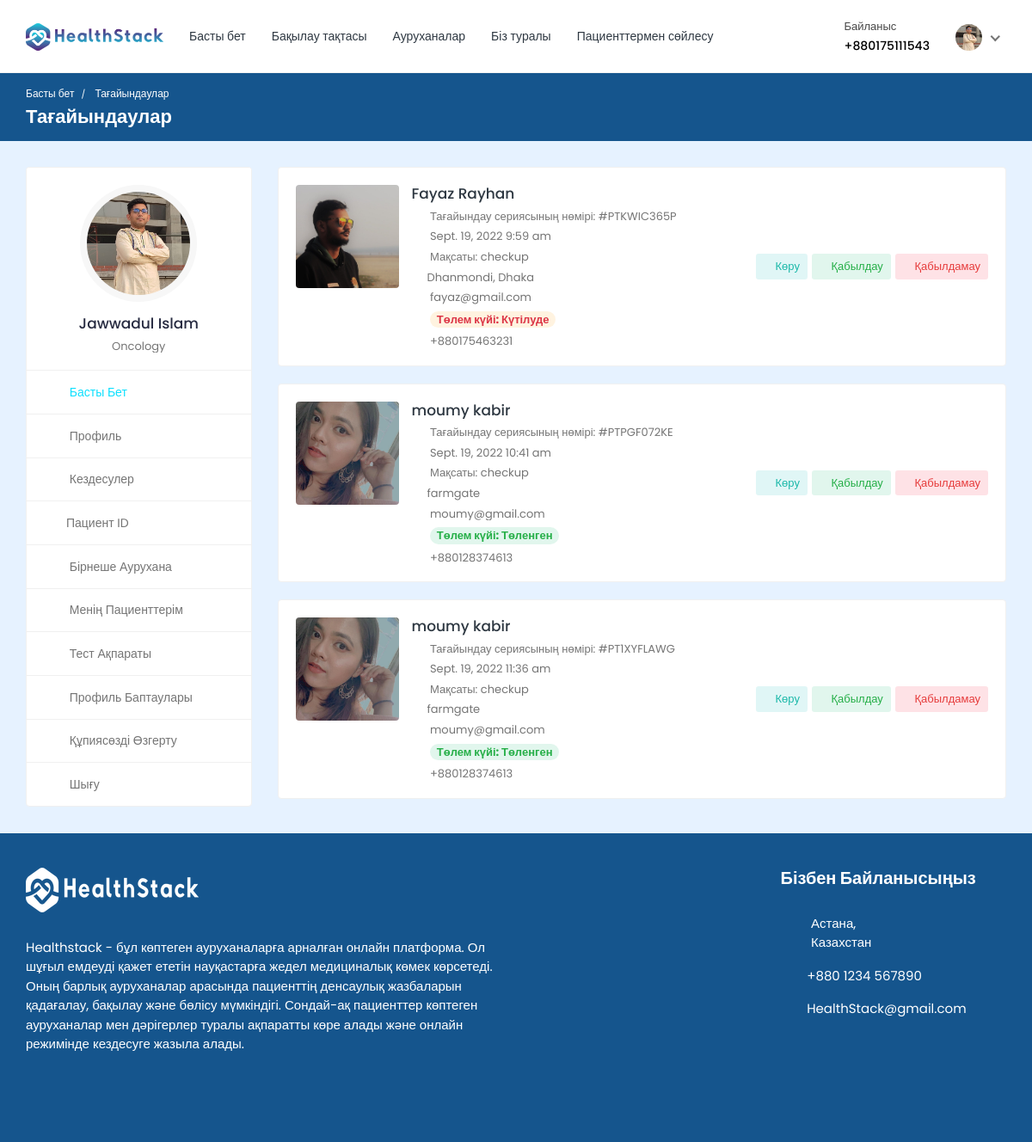
The app's page /doctor/appointments/ (signed in) with its own data.
### doctor/models.py (models this page shows, shortened)
class Doctor_Information(models.Model):
    DOCTOR_TYPE = (
        ('Cardiologists', 'Cardiologists'),
        ('Neurologists', 'Neurologists'),
        ('Pediatricians', 'Pediatricians'),
        ('Physiatrists', 'Physiatrists'),
        ('Dermatologists', 'Dermatologists'),
    )
    doctor_id = models.AutoField(primary_key=True)
    user = models.OneToOneField(User, on_delete=models.CASCADE, null=True, blank=True, related_name='profile')
    name = models.CharField(max_length=200, null=True, blank=True)
    username = models.CharField(max_length=200, null=True, blank=True)
    gender = models.CharField(max_length=200, null=True, blank=True)
    description = models.TextField(max_length=1000, null=True, blank=True)
    department = models.CharField(max_length=200, choices=DOCTOR_TYPE, null=True, blank=True)
    department_name = models.ForeignKey(hospital_department, on_delete=models.SET_NULL, null=True, blank=True)
    specialization = models.ForeignKey(specialization, on_delete=models.SET_NULL, null=True, blank=True)
    featured_image = models.ImageField(upload_to='doctors/', default='doctors/user-default.png', null=True, blank=True)
    certificate_image = models.ImageField(upload_to='doctors_certificate/', default='doctors_certificate/default.png', null=True, blank=True)
    email = models.EmailField(max_length=200, null=True, blank=True)
    phone_number = models.CharField(max_length=200, null=True, blank=True)
    nid = models.CharField(max_length=200, null=True, blank=True)
    visiting_hour = models.CharField(max_length=200, null=True, blank=True)
    consultation_fee = models.IntegerField(null=True, blank=True)
    report_fee = models.IntegerField(null=True, blank=True)
    dob = models.CharField(max_length=200, null=True, blank=True)
    institute = models.CharField(max_length=200, null=True, blank=True)
    degree = models.CharField(max_length=200, null=True, blank=True)
    completion_year = models.CharField(max_length=200, null=True, blank=True)
    work_place = models.CharField(max_length=200, null=True, blank=True)
    designation = models.CharField(max_length=200, null=True, blank=True)
    start_year = models.CharField(max_length=200, null=True, blank=True)
    end_year = models.CharField(max_length=200, null=True, blank=True)
    register_status =  models.CharField(max_length=200, null=True, blank=True)
    hospital_name = models.ForeignKey(Hospital_Information, on_delete=models.SET_NULL, null=True, blank=True)

class Appointment(models.Model):
    APPOINTMENT_TYPE = (
        ('report', 'report'),
        ('checkup', 'checkup'),
    )
    APPOINTMENT_STATUS = (
        ('pending', 'pending'),
        ('confirmed', 'confirmed'),
        ('cancelled', 'cancelled'),
    )
    id = models.AutoField(primary_key=True)
    date = models.DateField(null=True, blank=True)
    time = models.CharField(max_length=200, null=True, blank=True)
    doctor = models.ForeignKey(Doctor_Information, on_delete=models.CASCADE, null=True, blank=True)
    patient = models.ForeignKey(Patient, on_delete=models.CASCADE, null=True, blank=True)
    appointment_type = models.CharField(max_length=200, choices=APPOINTMENT_TYPE)
    appointment_status = models.CharField(max_length=200, choices=APPOINTMENT_STATUS)
    serial_number = models.CharField(max_length=200, null=True, blank=True)
    payment_status = models.CharField(max_length=200, null=True, blank=True, default='pending')
    transaction_id = models.CharField(max_length=255, null=True, blank=True)
    message = models.CharField(max_length=255, null=True, blank=True)

### hospital_admin/models.py (models this page shows, shortened)
class specialization(models.Model):
    specialization_id = models.AutoField(primary_key=True)
    specialization_name = models.CharField(max_length=200, null=True, blank=True)
    hospital = models.ForeignKey(Hospital_Information, on_delete=models.CASCADE, null=True, blank=True)

### hospital/models.py (models this page shows, shortened)
class Patient(models.Model):
    patient_id = models.AutoField(primary_key=True)
    user = models.OneToOneField(User, on_delete=models.CASCADE, null=True, blank=True, related_name='patient')
    name = models.CharField(max_length=200, null=True, blank=True)
    username = models.CharField(max_length=200, null=True, blank=True)
    age = models.IntegerField(null=True, blank=True)
    email = models.EmailField(max_length=200, null=True, blank=True)
    phone_number = models.IntegerField(null=True, blank=True)
    address = models.CharField(max_length=200, null=True, blank=True)
    featured_image = models.ImageField(upload_to='patients/', default='patients/user-default.png', null=True, blank=True)
    blood_group = models.CharField(max_length=200, null=True, blank=True)
    history = models.CharField(max_length=200, null=True, blank=True)
    dob = models.CharField(max_length=200, null=True, blank=True)
    nid = models.CharField(max_length=200, null=True, blank=True)
    serial_number = models.CharField(max_length=200, null=True, blank=True)
    login_status = models.CharField(max_length=200, null=True, blank=True, default="offline")

### doctor/views.py (the view)
# urls.py: path('appointments/',views.appointments, name='appointments'),
@csrf_exempt
@login_required(login_url="doctor-login")
def appointments(request):
    doctor = Doctor_Information.objects.get(user=request.user)
    appointments = Appointment.objects.filter(doctor=doctor).filter(appointment_status='pending').order_by('date')
    context = {'doctor': doctor, 'appointments': appointments}
    return render(request, 'appointments.html', context)

### templates/appointments.html (shortened to what this page needs)
{% load static %}
<!DOCTYPE html>
<html lang="kk">
  <head>
    <link
      rel="stylesheet"
      href="{% static 'HealthStack-System/css/Normal/bootstrap.min.css' %}"
    />
    <link
      rel="stylesheet"
      href="{% static 'HealthStack-System/plugins/Normal/fontawesome/css/fontawesome.min.css' %}"
    />
    <link
      rel="stylesheet"
      href="{% static 'HealthStack-System/plugins/Normal/fontawesome/css/all.min.css' %}"
    />
    <link
      rel="stylesheet"
      href="{% static 'HealthStack-System/css/Normal/style.css' %}"
    />
  </head>
  <body>
    <div class="main-wrapper">
      <header class="header">{% include 'doctor-navbar.html' %}</header>
      <div class="breadcrumb-bar">
        <div class="container-fluid">
          <div class="row align-items-center">
            <div class="col-md-12 col-12">
              <nav aria-label="breadcrumb" class="page-breadcrumb">
                <ol class="breadcrumb">
                  <li class="breadcrumb-item">
                    <a href="index-2.html">Басты бет</a>
                  </li>
                  <li class="breadcrumb-item active" aria-current="page">
                    Тағайындаулар
                  </li>
                </ol>
              </nav>
              <h2 class="breadcrumb-title">Тағайындаулар</h2>
            </div>
          </div>
        </div>
      </div>
      <div class="content">
        <div class="container-fluid">
          <div class="row">
            <div class="col-md-5 col-lg-4 col-xl-3 theiaStickySidebar">
              <div>{% include 'doctor-sidebar.html' %}</div>
            </div>
            <div class="col-md-7 col-lg-8 col-xl-9">
              <div class="appointments">
                {% for app in appointments %}
                <div class="appointment-list">
                  <div class="profile-info-widget">
                    <a href="patient-profile.html" class="booking-doc-img">
                      <img
                        src="{{app.patient.featured_image.url}}"
                        alt="Пайдаланушының суреті"
                      />
                    </a>
                    <div class="profile-det-info">
                      <h3><a href="{%url 'patient-profile' pk=app.patient.patient_id%}">{{app.patient.name}}</a></h3>
                      <div class="patient-details">
                        <h5>
                          <i class="fas fa-file"></i> Тағайындау сериясының нөмірі: #PT{{app.serial_number}}
                        </h5>
                        <h5>
                          <i class="far fa-clock"></i> {{app.date}} {{app.time}}
                        </h5>
                        <h5>
                          <i class="fas fa-briefcase-medical"></i> Мақсаты: {{app.appointment_type}}
                        </h5>
                        <h5>
                          <i class="fas fa-map-marker-alt"></i>{{app.patient.address}}
                        </h5>
                        <h5>
                          <i class="fas fa-envelope"></i> {{app.patient.email}}
                        </h5>
                        <h5>
                          {% if app.payment_status == 'pending' %}
                          <i class="fas fa-money-check-alt"></i> <span class="badge badge-pill bg-warning-light">Төлем күйі: Күтілуде</span>
                          {% endif %}
                          {% if app.payment_status == 'VALID' %}
                          <i class="fas fa-money-check-alt"></i> <span class="badge badge-pill bg-success-light">Төлем күйі: Төленген</span>
                          {% endif %}
                        </h5>
                        <h5 class="mb-0">
                          <i class="fas fa-phone"></i> +880{{app.patient.phone_number}}
                        </h5>
                      </div>
                    </div>
                  </div>
                  <div class="appointment-action">
                    <a href="#" class="btn btn-sm bg-info-light" data-toggle="modal" data-target="#appt_details"><i class="far fa-eye"></i> Көру</a>
                    <a href="{% url 'accept-appointment' pk=app.id %}" onclick="return confirm('Тағайындауды қабылдау?');" class="btn btn-sm bg-success-light"><i class="fas fa-check"></i> Қабылдау</a>
                    <a href="{% url 'reject-appointment' pk=app.id %}" onclick="return confirm('Тағайындауды қабылдамау?');" class="btn btn-sm bg-danger-light"><i class="fas fa-times"></i> Қабылдамау</a>
                  </div>
                </div>
                {% endfor %}
              </div>
            </div>
          </div>
        </div>
      </div>
      {% include 'footer.html' %}
    </div>
  </body>
</html>

### templates/doctor-navbar.html (shortened to what this page needs)
{% load static %}
<nav class="navbar navbar-expand-lg header-nav">
  <div class="navbar-header">
    <a href="{% url 'hospital_home'%}" class="navbar-brand logo">
      <img
        src="{% static 'HealthStack-System/images/Normal/logo.jpg' %}"
        class="img-fluid"
        alt="Логотип"
      />
    </a>
  </div>
  <div class="main-menu-wrapper">
    <ul class="main-nav">
      <li>
        <a href="{% url 'hospital_home'%}">Басты бет</a>
      </li>
      <li>
        <a href="{% url 'doctor-dashboard'%}">Бақылау тақтасы</a>
      </li>
      <li><a href="{% url 'multiple-hospital' %}" style="text-decoration: none;">Ауруханалар</a></li>
      <li>
        <a href="{% url 'about-us'%}">Біз туралы</a>
      </li>
      <li>
        <a href="{% url 'chat-home' pk=user.id %}">Пациенттермен сөйлесу</a>
      </li>
    </ul>
  </div>
  <ul class="nav header-navbar-rht">
    <li class="nav-item contact-item">
      <div class="header-contact-img">
        <i class="far fa-hospital"></i>
      </div>
      <div class="header-contact-detail">
        <p class="contact-header">Байланыс</p>
        <p class="contact-info-header">+88{{doctor.phone_number}}</p>
      </div>
    </li>
    <li class="nav-item dropdown has-arrow logged-item">
      <a href="#" class="dropdown-toggle nav-link" data-toggle="dropdown">
        <span class="user-img">
          <img
            class="rounded-circle"
            src="{{ doctor.featured_image.url }}"
            width="31"
            alt="Дэррен Эльдер"
          />
        </span>
      </a>
    </li>
  </ul>
</nav>

### templates/doctor-sidebar.html (shortened to what this page needs)
<div class="profile-sidebar">
  <div class="widget-profile pro-widget-content">
    <div class="profile-info-widget">
      <a href="#" class="booking-doc-img">
        <img
          src="{{ doctor.featured_image.url }}"
          alt="Пайдаланушы суреті"
        />
      </a>
      <div class="profile-det-info">
        <h3>{{ doctor.name }}</h3>
        <div class="patient-details">
          <h5 class="mb-0">{{doctor.specialization.specialization_name}}</h5>
        </div>
      </div>
    </div>
  </div>
  <div class="dashboard-widget">
    <nav class="dashboard-menu sidebar">
      <ul>
        <li class="active">
          <a href="{% url 'doctor-dashboard' %}">
            <i class="fas fa-columns"></i>
            <span>Басты бет</span>
          </a>
        </li>
        <li>
        <a href="{% url 'doctor-profile' pk=doctor.doctor_id %}">
          <i class="fas fa-user"></i>
          <span>Профиль</span>
        </a>
      </li>
        <li>
          <a href="{% url 'appointments'%}">
            <i class="fas fa-user-circle"></i>
            <span>Кездесулер</span>
          </a>
        </li>
        <li class="nav-item has-submenu">
            <a href="#" class="nav-link"><i class="fas fa-search"></i><span>Пациент ID</span></a>
        </li>
        <li>
          <a href="{% url 'multiple-hospital' %}">
            <i class="fas fa-hospital"></i>
            <span>Бірнеше аурухана</span>
          </a>
      </li>
        <li>
          <a href="{% url 'my-patients' %}">
            <i class="fas fa-user-injured"></i>
            <span>Менің пациенттерім</span>
          </a>
        </li>
        <li>
          <a href="{% url 'doctor-test-list'%}" target="_blank">
            <i class="fas fa-hourglass-start"></i>
            <span>Тест ақпараты</span>
          </a>
        </li>
        <li>
          <a href="{% url 'doctor-profile-settings' %}">
            <i class="fas fa-user-cog"></i>
            <span>Профиль баптаулары</span>
          </a>
        </li>
        <li>
          <a href="{% url 'doctor-change-password' pk=user.id%}">
            <i class="fas fa-lock"></i>
            <span>Құпиясөзді өзгерту</span>
          </a>
        </li>
        <li>
          <a href="{% url 'doctor-logout'%}">
            <i class="fas fa-sign-out-alt"></i>
            <span>Шығу</span>
          </a>
        </li>
      </ul>
    </nav>
  </div>
</div>

### records on screen
Doctor_Information: phone_number "0175111543", featured_image (picture), name "Jawwadul Islam", specialization.specialization_name "Oncology"
Appointment: patient.featured_image (picture), patient.name "Fayaz Rayhan", serial_number "KWIC365P", date "Sept. 19, 2022", time "9:59 am", appointment_type "checkup", patient.address "Dhanmondi, Dhaka", patient.email "fayaz@gmail.com", payment_status "Төлем күйі: Күтілуде", patient.phone_number "175463231"
Appointment: patient.featured_image (picture), patient.name "moumy kabir", serial_number "PGF072KE", date "Sept. 19, 2022", time "10:41 am", appointment_type "checkup", patient.address "farmgate", patient.email "moumy@gmail.com", payment_status "Төлем күйі: Төленген", patient.phone_number "128374613"
Appointment: patient.featured_image (picture), patient.name "moumy kabir", serial_number "1XYFLAWG", date "Sept. 19, 2022", time "11:36 am", appointment_type "checkup", patient.address "farmgate", patient.email "moumy@gmail.com", payment_status "Төлем күйі: Төленген", patient.phone_number "128374613"
